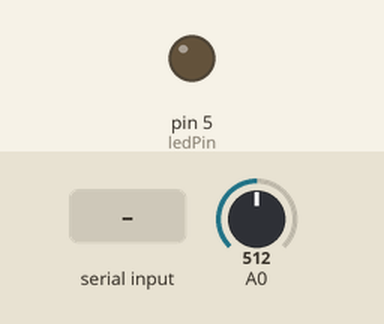
Bench run of a sketch on a simulated Arduino Uno, built with avr-gcc and run on an emulated ATmega328P. Shown: output pins drawn as LEDs (lit = HIGH). The inputs (shaded band) are chosen by the test bench; at power-on: A0 = 512. What the sketch prints to the serial monitor is not drawn.

Above: at 1.2 s.
1.3 s: "1" received over Serial
At 2.1 s:
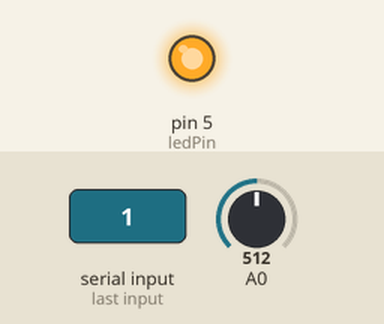
Timing chart, 0 to 4.3 s (numbered marks = the images above; inputs shaded):
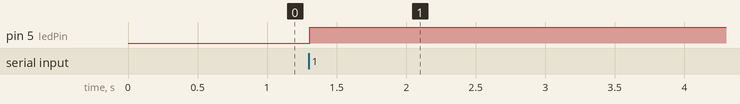

The sketch:

Arduino_Processing_01.ino
```cpp
char val;
int ledPin = 5;
boolean ledState = LOW;

void setup() {
  pinMode(ledPin, OUTPUT);
  Serial.begin(9600);
}

void loop() {
  if (Serial.available() > 0){
    val = Serial.read();
    if (val == '1'){
      ledState = !ledState;
      digitalWrite(ledPin, ledState);
    }
    delay(100);
  }
  else{
    Serial.println(analogRead(A0));
    delay(50);
  }
}
```

Measured:
- after the input at 1.3 s, pin 5 (ledPin): LOW → HIGH at once
